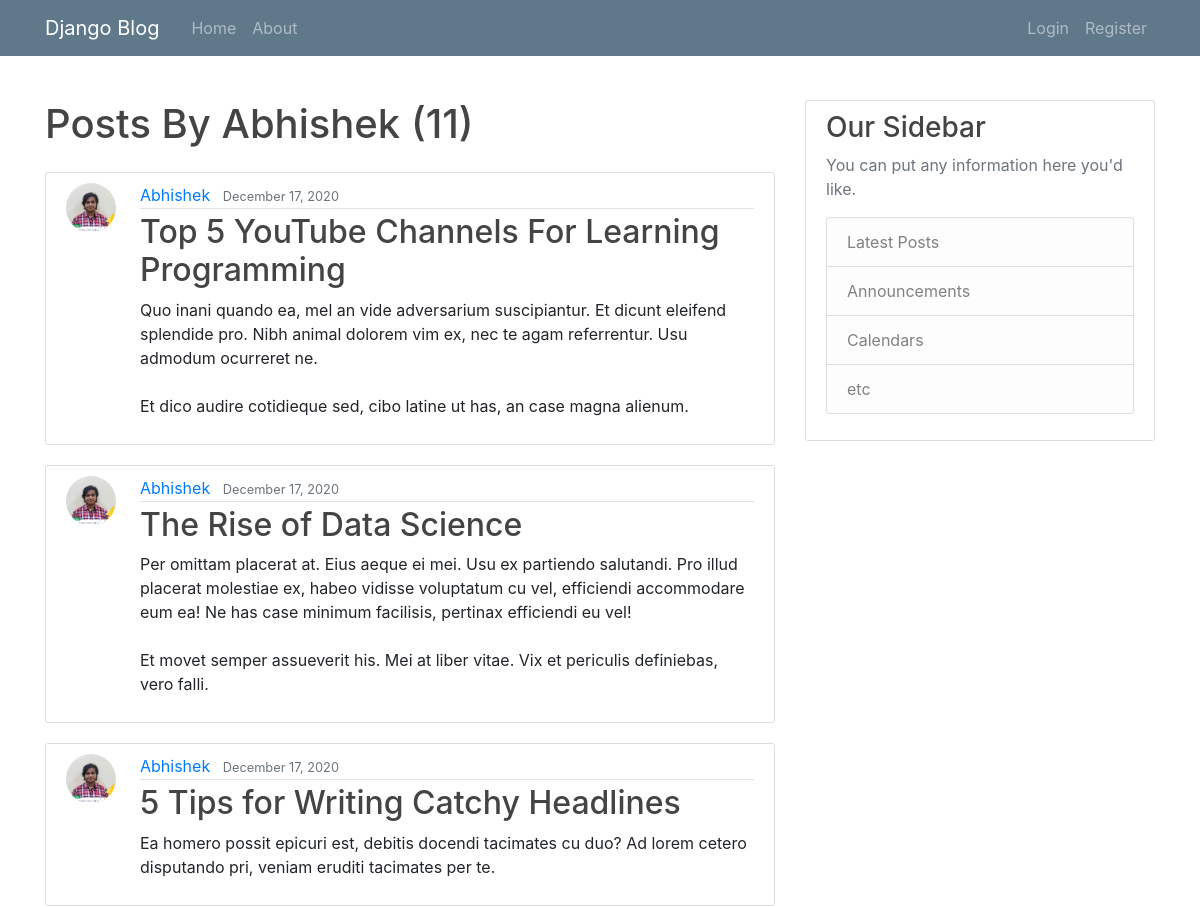
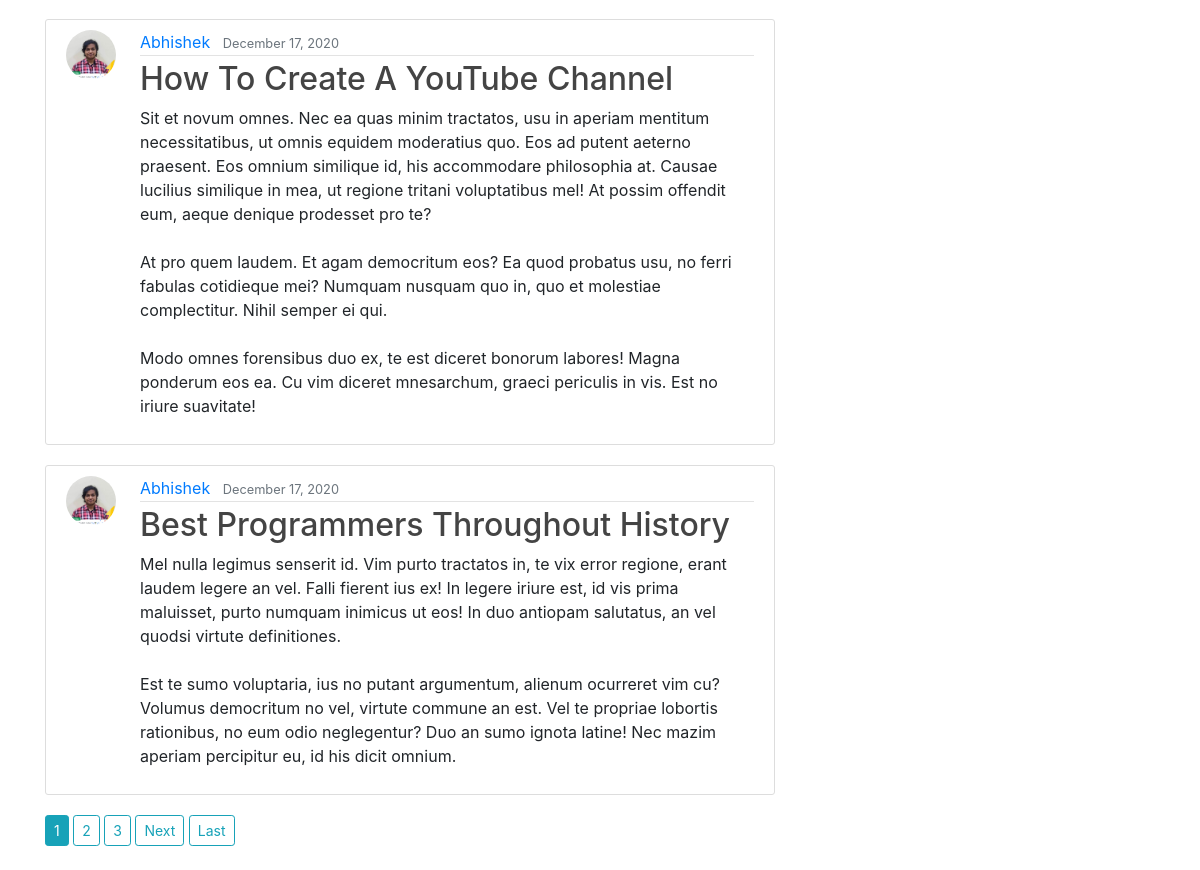
Page /user/Abhishek on the committed database (2 pictures, top to bottom).
### blog/models.py (models this page shows, shortened)
class Post(models.Model):
    title = models.CharField(max_length=100)
    content = models.TextField()
    date_posted = models.DateTimeField(auto_now_add=True)
    date_modified = models.DateTimeField(default=timezone.now)
    user= models.ForeignKey(User,on_delete=models.CASCADE,default=None)

### users/models.py (models this page shows, shortened)
class Profile(models.Model):
    user= models.OneToOneField(User, on_delete=models.CASCADE)
    image = models.ImageField(default = 'default.png' , upload_to='profile_pics')

### blog/views.py (the view)
# urls.py: path('user/<str:username>', views.UserPostListView.as_view(),name="user-blog"),
class UserPostListView(ListView):
        model = Post
        template_name= 'blog/user_posts.html'
        context_object_name='posts'
        paginate_by = 5
        def get_queryset(self):
                user = get_object_or_404(User,username=self.kwargs.get('username'))
                return Post.objects.filter(user=user).order_by('-date_posted')

### blog/templates/blog/post_list.html (shortened to what this page needs)
{% extends 'blog/base.html' %}
{% block content %}
<h1 class="mb-4" >Posts By {{view.kwargs.username}} ({{page_obj.paginator.count}})</h1> {% for post in posts%}
<article class="media content-section">
	<img src="{{post.user.profile.image.url}}" class="rounded-circle profile-image mr-4" alt="">
	<div class="media-body">
		<div class="article-metadata">
			<a class="mr-2" href="{%  url 'user-blog' post.user.username %}">{{ post.user }}</a>
			<small class="text-muted">{{ post.date_posted|date:'F d, Y' }}</small>
		</div>
		<h2><a class="article-title" href="{% url 'blog-detail' post.id %}">{{ post.title }}</a></h2>
		<p class="article-content">{{ post.content }}</p>
	</div>
</article>
{% endfor %}
	{% if is_paginated %}
		{% for num in page_obj.paginator.page_range %}
			{% if page_obj.number == num %}
				<a class="btn btn-info btn-sm mb-4" href="?page={{num}}">{{num}}</a>
			{% elif num > page_obj.number|add:-3 and num < page_obj.number|add:3 %}
				<a class="btn btn-outline-info btn-sm mb-4" href="?page={{num}}">{{num}}</a>
			{% endif %}
		{% endfor %}
		{% if page_obj.has_next %}
			<a class="btn btn-outline-info btn-sm mb-4" href="?page={{page_obj.next_page_number}}">Next</a>
			<a class="btn btn-outline-info btn-sm mb-4" href="?page={{page_obj.paginator.num_pages}}">Last</a>
		{% endif %}
	{% endif %}
{% endblock content %}

### blog/static/blog/css/main.css (style rules this page uses)
body { background: #fafafa; color: #333333; margin-top: 5rem; }
.profile-image { width: 50px; }
h1, h2, h3, h4, h5, h6 { color: #444444; }
.content-section { background: #ffffff; padding: 10px 20px; border: 1px solid #dddddd; border-radius: 3px; margin-bottom: 20px; }
.article-title { color: #444444; }
.article-content { white-space: pre-line; }
.article-metadata { padding-bottom: 1px; margin-bottom: 4px; border-bottom: 1px solid #e3e3e3; }

### rows in the picture
Post: user.profile.image (picture), user "Abhishek", date_posted "December 17, 2020", title "Top 5 YouTube Channels For Learning Programming", content "Quo inani quando ea, mel an vide adversarium suscipiantur. Et dicunt eleifend splendide pro. Nibh animal dolorem vim ex, nec te agam referrentur. Usu admodum ocurreret ne. Et dico audire cotidieque sed, cibo latine ut has, an case magna alienum."
Post: user.profile.image (picture), user "Abhishek", date_posted "December 17, 2020", title "The Rise of Data Science", content "Per omittam placerat at. Eius aeque ei mei. Usu ex partiendo salutandi. Pro illud placerat molestiae ex, habeo vidisse voluptatum cu vel, efficiendi accommodare eum ea! Ne has case minimum facilisis, pertinax efficiendi eu vel! Et movet semper assueverit his. Mei at liber vitae. Vix et periculis definiebas, vero falli."
Post: user.profile.image (picture), user "Abhishek", date_posted "December 17, 2020", title "5 Tips for Writing Catchy Headlines", content "Ea homero possit epicuri est, debitis docendi tacimates cu duo? Ad lorem cetero disputando pri, veniam eruditi tacimates per te."
Post: user.profile.image (picture), user "Abhishek", date_posted "December 17, 2020", title "How To Create A YouTube Channel", content "Sit et novum omnes. Nec ea quas minim tractatos, usu in aperiam mentitum necessitatibus, ut omnis equidem moderatius quo. Eos ad putent aeterno praesent. Eos omnium similique id, his accommodare philosophia at. Causae lucilius similique in mea, ut regione tritani voluptatibus mel! At possim offendit eum, aeque denique prodesset pro te? At pro quem laudem. Et agam democritum eos? Ea quod probatus usu, no ferri fabulas cotidieque mei? Numquam nusquam quo in, quo et molestiae complectitur. Nihil semper ei qui. Modo omnes forensibus duo ex, te est diceret bonorum labores! Magna ponderum eos ea. Cu vim diceret mnesarchum, graeci periculis in vis. Est no iriure suavitate!"
Post: user.profile.image (picture), user "Abhishek", date_posted "December 17, 2020", title "Best Programmers Throughout History", content "Mel nulla legimus senserit id. Vim purto tractatos in, te vix error regione, erant laudem legere an vel. Falli fierent ius ex! In legere iriure est, id vis prima maluisset, purto numquam inimicus ut eos! In duo antiopam salutatus, an vel quodsi virtute definitiones. Est te sumo voluptaria, ius no putant argumentum, alienum ocurreret vim cu? Volumus democritum no vel, virtute commune an est. Vel te propriae lobortis rationibus, no eum odio neglegentur? Duo an sumo ignota latine! Nec mazim aperiam percipitur eu, id his dicit omnium."

### other values in the picture
{{ view.kwargs.username }} "Abhishek"
{{ page_obj.paginator.count }} "11"
{{ num }} "1"
{{ num }} "2" "3"
